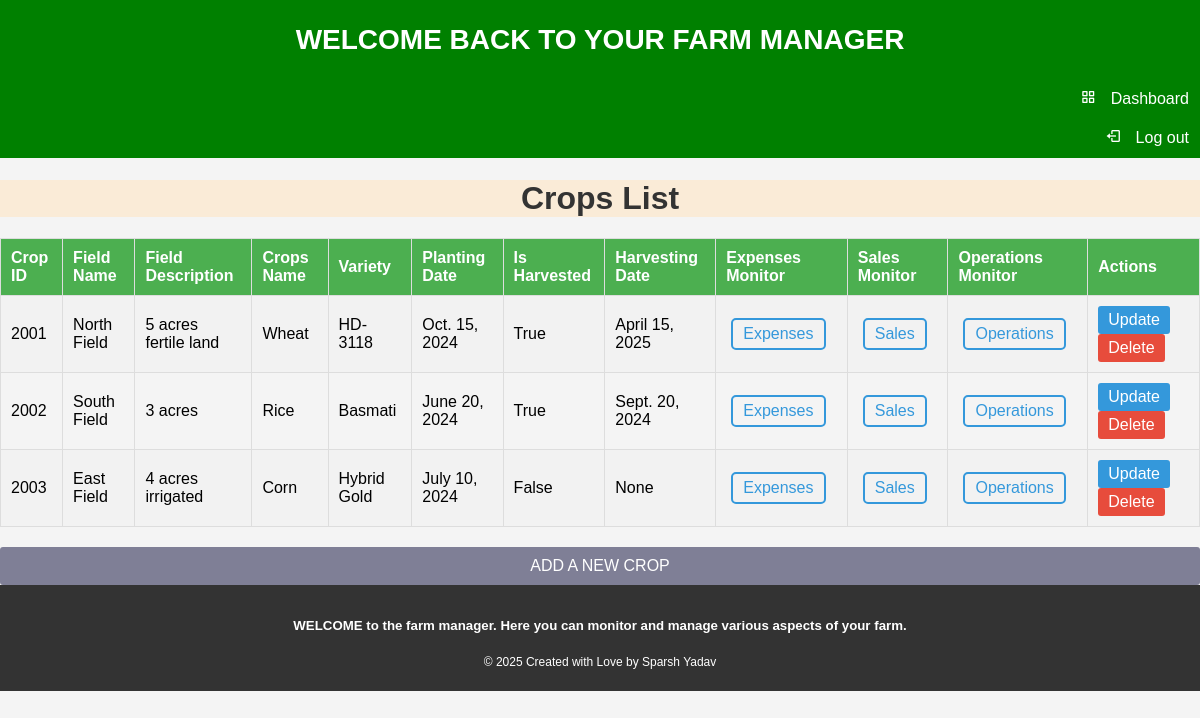
Screenshot of /show_crops/ (signed in) with the database file from the repository.
### homepage/models.py (models this page shows, shortened)
class Crops(models.Model):
    user = models.ForeignKey(User, on_delete=models.CASCADE, default=1)
    Cid = models.IntegerField(primary_key=True, default=0)
    Field_name = models.CharField(max_length=50)
    Field_description = models.TextField()
    Crop_name = models.CharField(max_length=50)
    Variety = models.CharField(max_length=20)
    Planting_date = models.DateField()
    Is_harvested = models.BooleanField(default=False)
    Harvesting_date = models.DateField(null=True, blank=True)

### homepage/views.py (the view)
# urls.py: path("show_crops/", Show_crops, name="show-crops"),
def Show_crops(request):
    crops = Crops.objects.filter(user=request.user)
    return render(request, "homepage/showcrops.html", {"crops": crops})

### homepage/templates/homepage/showcrops.html (shortened to what this page needs)
{% extends 'homepage/base.html' %}
{% block content %}
<head>
</head>
<body>
  <h1>Crops List</h1>
  {% if crops %}
    <table class="crop-table">
      <tr>
        <th>Crop ID</th>
        <th>Field Name</th>
        <th>Field Description</th>
        <th>Crops Name</th>
        <th>Variety</th>
        <th>Planting Date</th>
        <th>Is Harvested</th>
        <th>Harvesting Date</th>
        <th>Expenses Monitor</th>
        <th>Sales Monitor</th>
        <th>Operations Monitor</th>
        <th>Actions</th>
      </tr>
      {% for crop in crops %}
        <tr>
          <td>{{ crop.Cid }}</td>
          <td>{{ crop.Field_name }}</td>
          <td>{{ crop.Field_description }}</td>
          <td>{{ crop.Crop_name }}</td>
          <td>{{ crop.Variety }}</td>
          <td>{{ crop.Planting_date }}</td>
          <td>{{ crop.Is_harvested }}</td>
          <td>{{ crop.Harvesting_date }}</td>
          <td>
             <a href="{% url 'homepage:show-cropexpenses' Cid=crop.Cid %}" class=expenses-link>Expenses</a></td>
             <td>
             <a href="{% url 'homepage:show-cropsales' Cid=crop.Cid %}" class=expenses-link>Sales</a>
          </td>
          <td>
            <a href="{% url 'homepage:show-cropoperations' Cid=crop.Cid %}" class=expenses-link>Operations</a>
         </td>
          <td>
            <a href="{% url 'homepage:update-crops' Cid=crop.Cid %}" class="update-link">Update</a>
            <a href="{% url 'homepage:delete-crops' Cid=crop.Cid %}" class=delete-link>Delete</a>
          </td>
        </tr>
      {% endfor %}
    </table>
  {% else %}
    <p class="no-crops">No crops found.</p>
  {% endif %}
  <a href="{%url 'homepage:add-crops' %}" class="add-button">ADD A NEW CROP</a>
</body>
{%endblock%}

### homepage/templates/homepage/showcrops.html (style rules this page uses)
body { font-family: Arial, sans-serif; background-color: #f4f4f4; margin: 0; padding: 0; }
h1 { color: #333; text-align: center; background-color: antiquewhite; }
table { width: 100%; border-collapse: collapse; margin-top: 20px; }
th, td { border: 1px solid #ddd; padding: 10px; text-align: left; }
th { background-color: #4caf50; color: white; }
tr:nth-child(even) { background-color: #f2f2f2; }
.update-link, .delete-link { display: inline-block; padding: 5px 10px; text-decoration: none; color: #fff; border-radius: 3px; margin-right: 5px; }
.update-link { background-color: #3498db; }
.delete-link { background-color: #e74c3c; }
.add-button { display: inline-block; padding: 10px; background-color: rgb(127, 127, 150); color: white; text-decoration: none; border-radius: 3px; margin-top: 20px; align-items: center; display: flex; align-items: center; justify-content: center; }
.expenses-link { display: inline-block; padding: 5px 10px; margin: 5px; text-align: center; text-decoration: none; border: 2px solid #3498db; color: #3498db; border-radius: 5px; transition: background-color 0.3s, color 0.3s; }

### rows the page displays
Crops: Cid "2001", Field_name "North Field", Field_description "5 acres fertile land", Crop_name "Wheat", Variety "HD-3118", Planting_date "Oct. 15, 2024", Is_harvested "True", Harvesting_date "April 15, 2025"
Crops: Cid "2002", Field_name "South Field", Field_description "3 acres", Crop_name "Rice", Variety "Basmati", Planting_date "June 20, 2024", Is_harvested "True", Harvesting_date "Sept. 20, 2024"
Crops: Cid "2003", Field_name "East Field", Field_description "4 acres irrigated", Crop_name "Corn", Variety "Hybrid Gold", Planting_date "July 10, 2024", Is_harvested "False", Harvesting_date "None"
